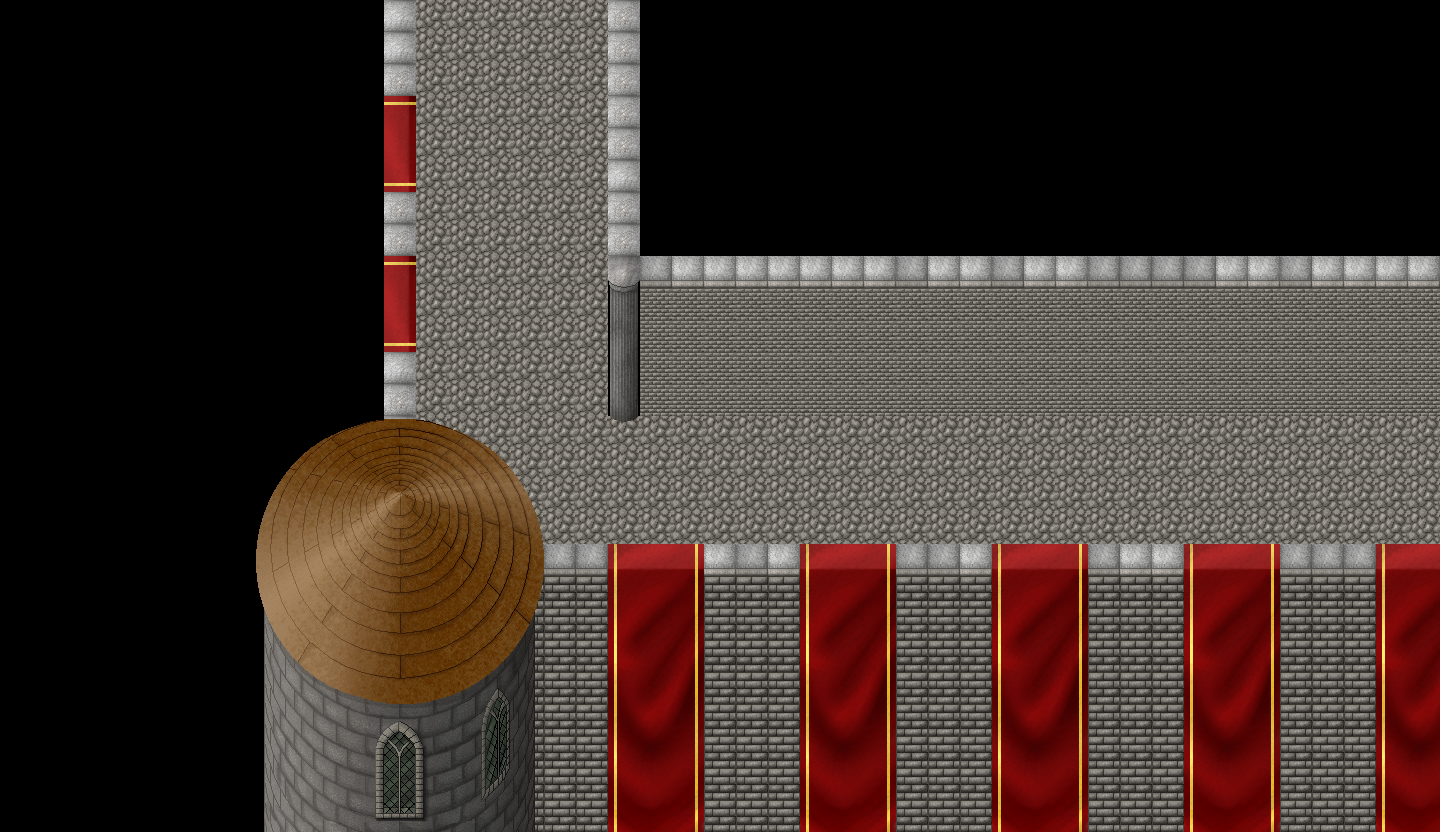

This is a level from a 2D game, rendered from its Tiled map with the project's own tilesets. A one-line summary and the map file follow, with tile-layer data summarised:
An orthogonal 45x26 tile map with 32x32 px tiles, 6 tile layers (Floor, South Wall, Inner Wall, West Wall, ...) and 6 objects.

<map version="1.0" orientation="orthogonal" renderorder="right-down" width="45" height="26" tilewidth="32" tileheight="32" nextobjectid="19">
 <tileset firstgid="1" name="CH1_tiles" tilewidth="32" tileheight="32">
  <image source="../Sprites/Tilesets/CH1_tiles.png" width="640" height="640" />
  <tile id="0">
   <properties>
    <property name="unity:sortingOrder" value="0" />
   </properties>
  </tile>
  <tile id="1">
   <properties>
    <property name="unity:sortingOrder" value="0" />
   </properties>
  </tile>
  <tile id="5">
   <properties>
    <property name="unity:sortingOrder" value="-1000" />
   </properties>
  </tile>
  <tile id="27">
   <properties>
    <property name="unity:sortingOrder" value="-20" />
   </properties>
  </tile>
 </tileset>
 <layer name="Floor" width="45" height="26">
  <properties>
   <property name="unity:sortingOrder" value="-1000" />
  </properties>
  <data>[1170 cells, 206 non-empty, 1 distinct tile ids]</data>
 </layer>
 <layer name="South Wall" width="45" height="26">
  <properties>
   <property name="unity:sortingOrder" value="0" />
  </properties>
  <data>[1170 cells, 261 non-empty, 30 distinct tile ids]</data>
 </layer>
 <layer name="Inner Wall" width="45" height="26">
  <properties>
   <property name="unity:sortingOrder" value="20" />
  </properties>
  <data>[1170 cells, 127 non-empty, 5 distinct tile ids]</data>
 </layer>
 <layer name="West Wall" width="45" height="26">
  <properties>
   <property name="unity:sortingOrder" value="0" />
  </properties>
  <data>[1170 cells, 14 non-empty, 5 distinct tile ids]</data>
 </layer>
 <layer name="Tower" width="45" height="26">
  <properties>
   <property name="unity:sortingOrder" value="0" />
  </properties>
  <data>[1170 cells, 115 non-empty, 115 distinct tile ids]</data>
 </layer>
 <layer name="Upper Wall Inner" width="45" height="26">
  <properties>
   <property name="unity:sortingOrder" value="0" />
  </properties>
  <data>[1170 cells, 12 non-empty, 6 distinct tile ids]</data>
 </layer>
 <objectgroup name="Colliders">
  <object id="4" x="1312" y="0" width="120" height="824" />
  <object id="7" x="0" y="544" width="1440" height="288" />
  <object id="9" x="0" y="-16" width="416" height="560" />
  <object id="14" x="608" y="-32" width="704" height="448" />
  <object id="17" x="264" y="424" width="272" height="272">
   <ellipse />
  </object>
  <object id="18" x="416" y="-16" width="192" height="112" />
 </objectgroup>
</map>